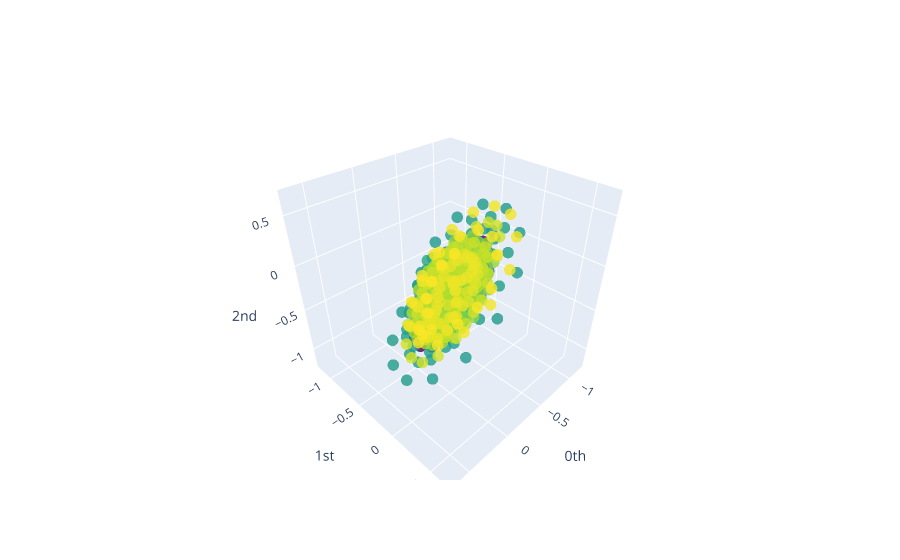

Write notebook code for a chart like this one.
### Code cell
plot_point_cloud(y_fixed_embedded)

### Figure 1 — Plotly figure (JSON) as saved in the notebook; plotly's stock layout.template omitted (floating-point values rounded to 4 significant figures; data arrays with more than 128 entries replaced by an {"elided": "..."} marker saying what was removed)
{"data": [{"marker": {"color": {"elided": "1500 int values"}, "colorscale": [[0, "#440154"], [0.1111, "#482878"], [0.2222, "#3e4989"], [0.3333, "#31688e"], [0.4444, "#26828e"], [0.5556, "#1f9e89"], [0.6667, "#35b779"], [0.7778, "#6ece58"], [0.8889, "#b5de2b"], [1, "#fde725"]], "opacity": 0.8, "size": 4}, "mode": "markers", "type": "scatter3d", "x": {"elided": "1500 float values"}, "y": {"elided": "1500 float values"}, "z": {"elided": "1500 float values"}}], "layout": {"scene": {"xaxis": {"exponentformat": "e", "showexponent": "all", "title": {"text": "0th"}, "type": "linear"}, "yaxis": {"exponentformat": "e", "showexponent": "all", "title": {"text": "1st"}, "type": "linear"}, "zaxis": {"exponentformat": "e", "showexponent": "all", "title": {"text": "2nd"}, "type": "linear"}}}}
